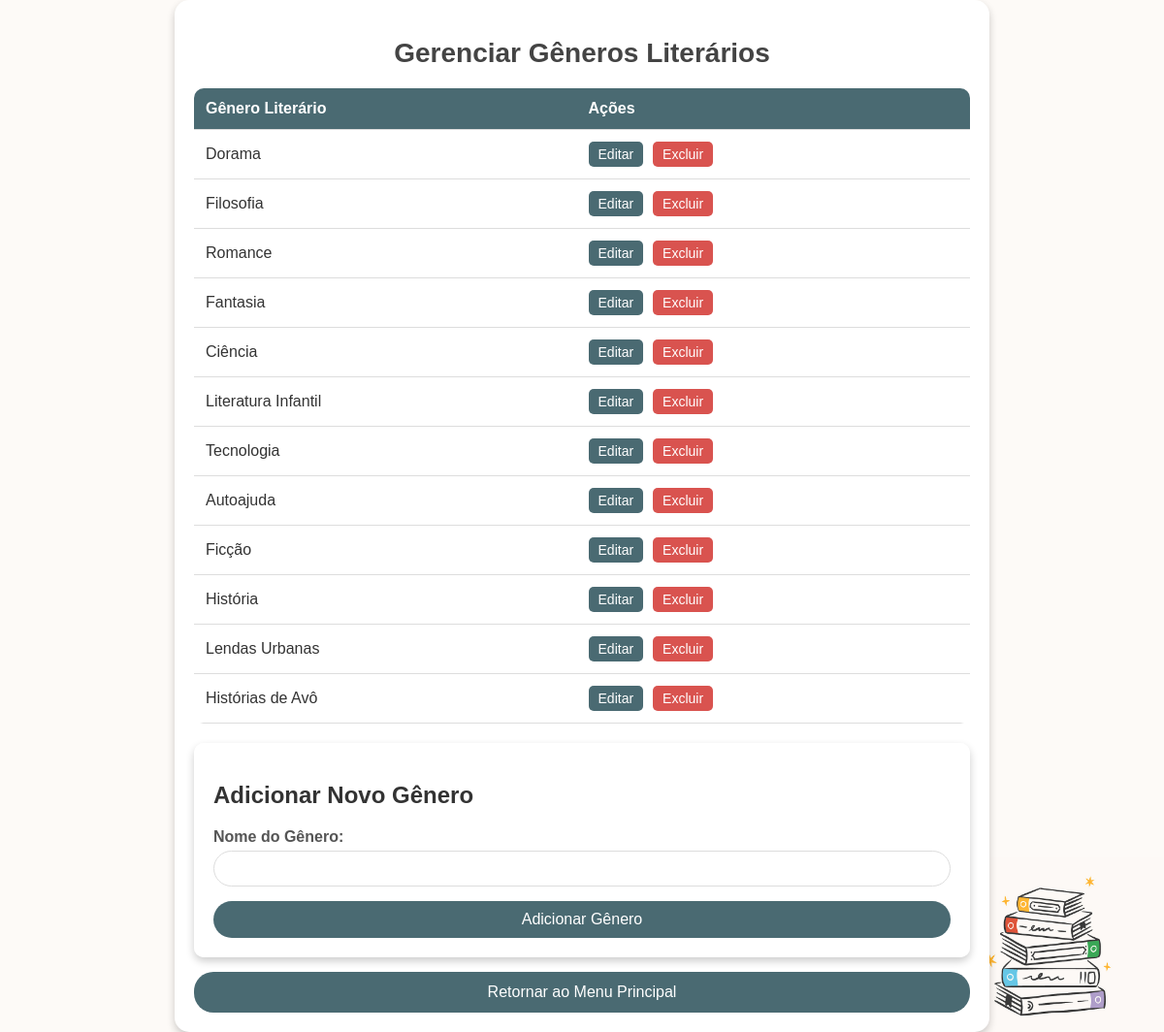
The app's page /manage_genres, older data.
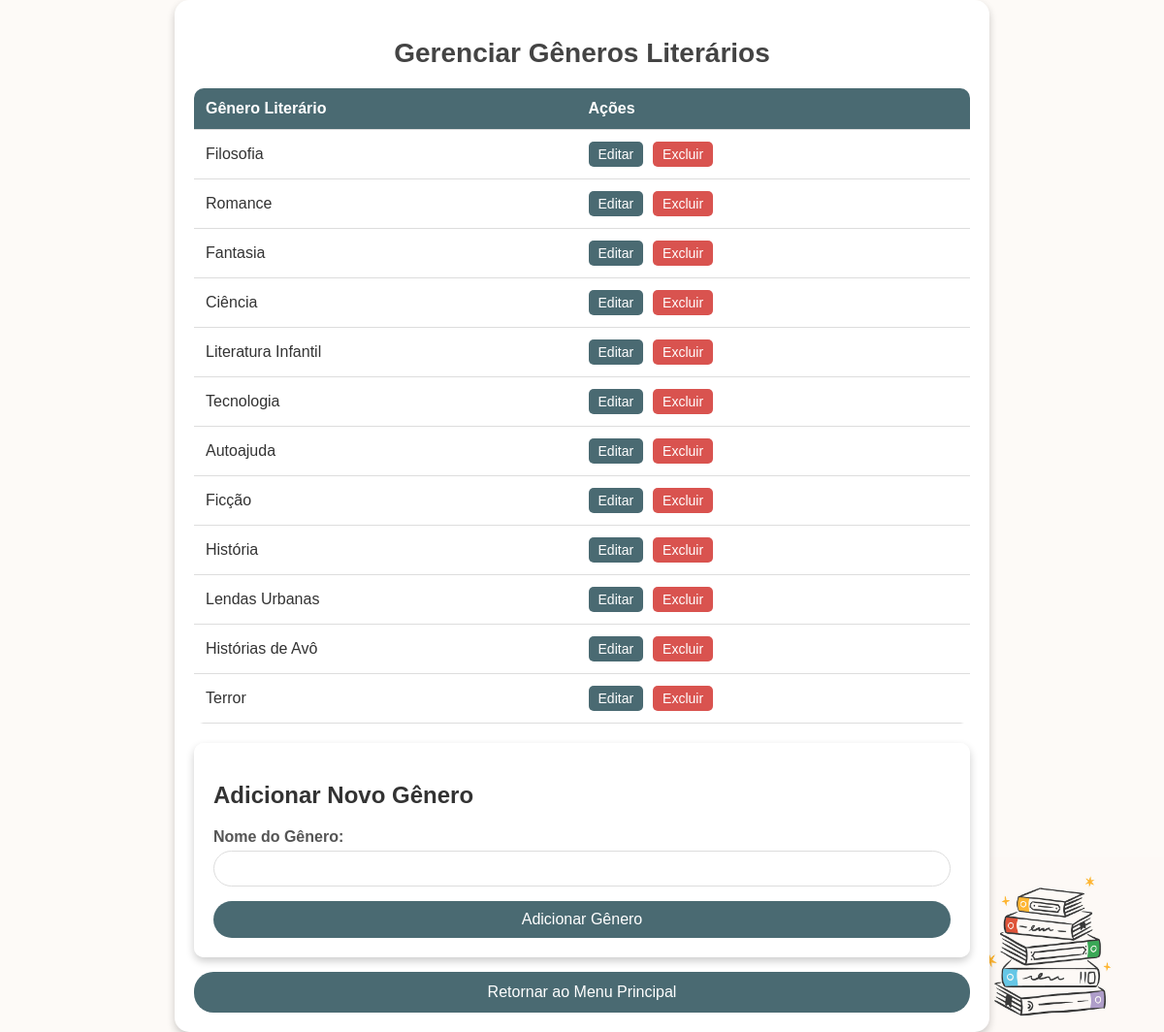
The same page, newer data.
### app.py (models this page shows)
class Genre(db.Model):
    id = db.Column(db.Integer, primary_key=True)
    name = db.Column(db.String(50), nullable=False)

### app.py (the view)
@app.route('/manage_genres')
def manage_genres():
    genres = Genre.query.all()
    return render_template('manage_genres.html', genres=genres)

### templates/manage_genres.html (shortened to what this page needs)
<!DOCTYPE html>
<html lang="en">
<head>
</head>
<body>
    <div class="container">
        <h1>Gerenciar Gêneros Literários</h1>
        <table>
            <thead>
                <tr>
                    <th>Gênero Literário</th>
                    <th>Ações</th>
                </tr>
            </thead>
            <tbody>
                {% for genre in genres %}
                    <tr>
                        <td>{{ genre.name }}</td>
                        <td class="action-buttons">
                            <a href="{{ url_for('edit_genre', genre_id=genre.id) }}"><button>Editar</button></a>
                            <form action="{{ url_for('delete_genre', genre_id=genre.id) }}" method="post" onsubmit="return confirm('Tem certeza que deseja excluir este gênero?');">
                                <button type="submit">Excluir</button>
                            </form>
                        </td>
                    </tr>
                {% endfor %}
            </tbody>
        </table>
        <div class="form-container">
            <h2>Adicionar Novo Gênero</h2>
            <form action="{{ url_for('add_genre') }}" method="post">
                <label for="name">Nome do Gênero:</label>
                <input type="text" name="name" id="name" required>
                <button type="submit">Adicionar Gênero</button>
            </form>
        </div>
        <a href="{{ url_for('home') }}" class="return-button">Retornar ao Menu Principal</a>
    </div>
</body>
</html>

Row changes from the older to the newer data that the page shows:
removed Genre: name "Dorama"
added Genre: name "Terror"
